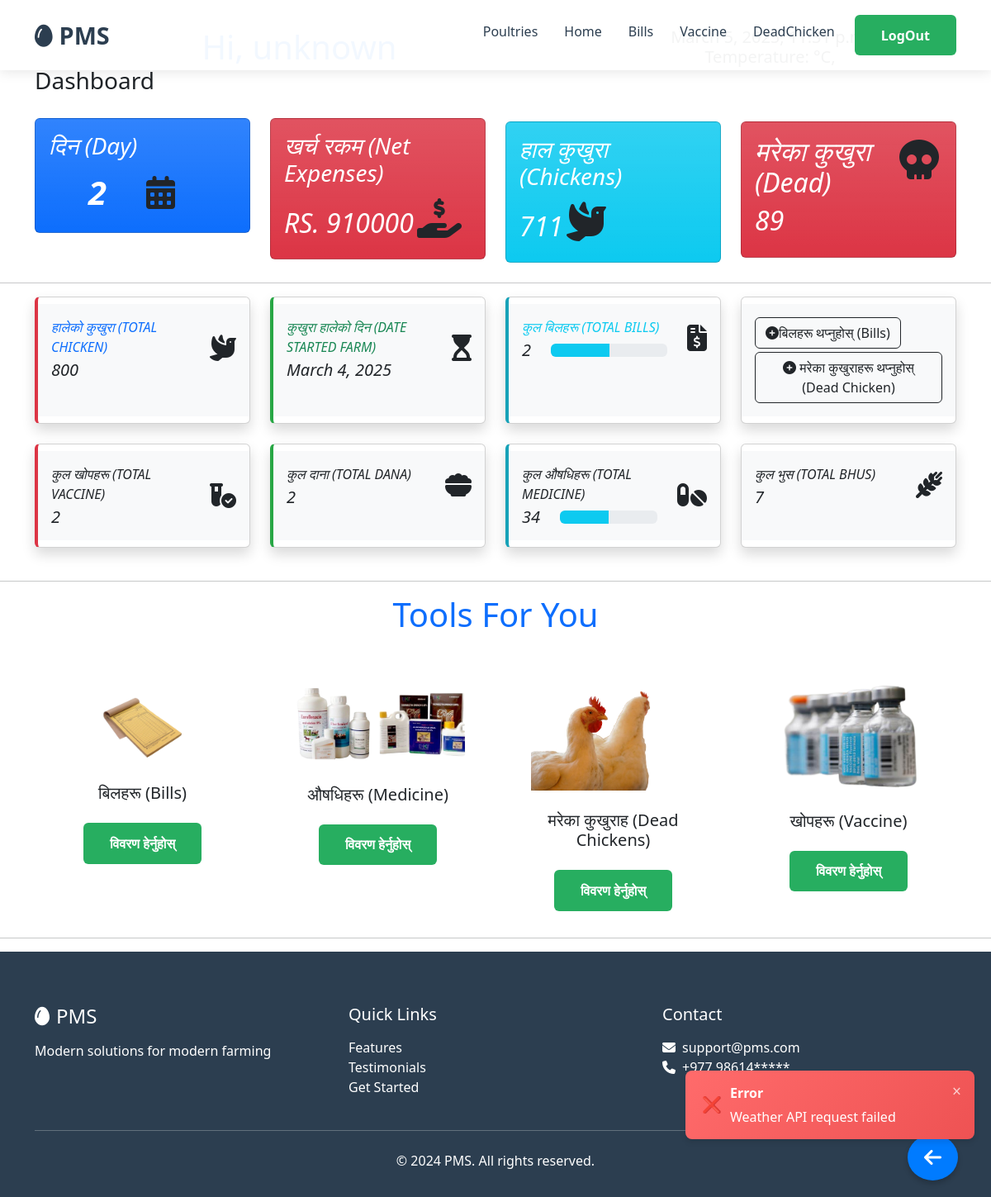
Page /userhome/mainpage/20/profile/Farm1 (signed in) on the earlier database version.
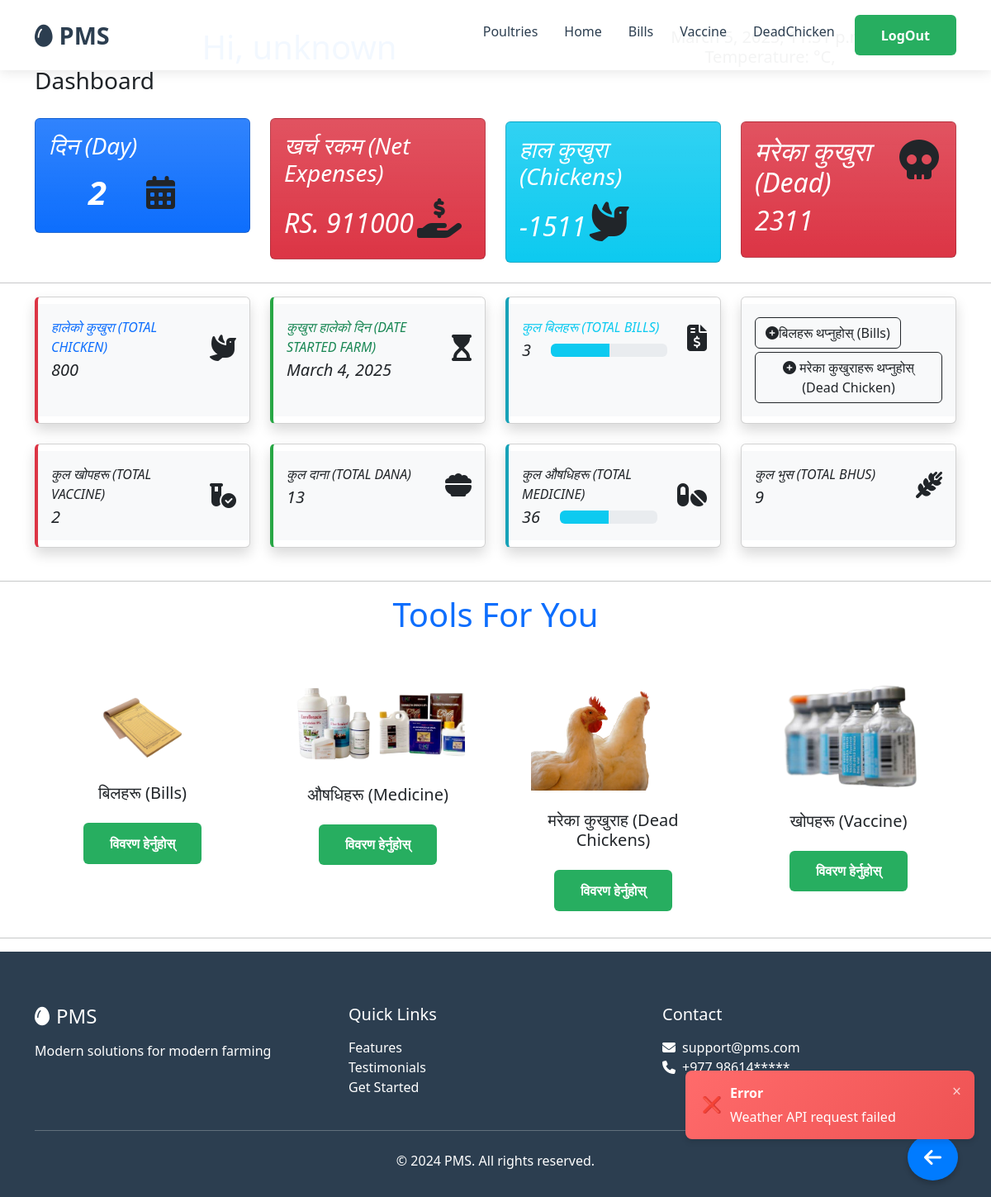
Same page on the later database version.
### userhome/models.py (models this page shows, shortened)
class Poultry(models.Model):
    user = models.ForeignKey(User, on_delete=models.CASCADE)
    poultryName = models.CharField(max_length=20, primary_key=True)
    totalChicken = models.IntegerField()
    totalDead = models.IntegerField(default=0)
    startDate = models.DateField(auto_now_add=True)
    @property
    def totalDays(self):
        return ((date.today() - self.startDate)).days+1
    @property
    def totalChickenNow(self):
        return ((self.totalChicken-self.totalDead))

### userhome/views.py (the view)
# urls.py: path('mainpage/<int:user_id>/profile/<str:poultryName>',views.profile,name='profile'),
@login_required
def profile(request, user_id, poultryName):
    if not CheckUser(request, user_id):
        return redirect('/')
    temp_data = getWeatherInfo(request)
    context = getContextOfPoultry(request, user_id, poultryName)
    return render(request, 'profile.html', {
            'context': context,
            'temp': temp_data
        })

### userhome/templates/profile.html (shortened to what this page needs)
{% extends 'Base.html' %}
{% block homelink %}/userhome/mainpage/{{context.poultry.user_id}}/profile/{{context.poultry.poultryName}}{% endblock %}
{% block ShowPoultrieslink %}/userhome/mainpage/{{context.poultry.user_id}}/{% endblock %}
{% block Showbillslink %}bills/{{context.poultry.poultryName}}{% endblock %}
{% block Showvaccineslink %}vaccine/{{context.poultry.poultryName}}{% endblock %}
{% block Showdeadlink %}deads/{{context.poultry.poultryName}}{% endblock %}
{% block mainContent%}
{%load static%}
</head>
<body>
<div class="container">
  <div class="d-flex align-items-end row">
      <div class="col-sm-7">
          <div class="card-body">
              <h5 class="card-title text-primary text-center fs-1">Hi, {{context.poultry.user}}</h5>
          </div>
      </div>
      <div class="d-flex flex-column align-items-center justify-content-center col-sm-5 text-center h5 mb-0 text-gray-800 text-sm-left">
          <div>{{context.todayDate}}</div>
          <div>
          </div>
      </div>
  </div>
</div>
<div class="container d-sm-flex align-items-center justify-content-between mb-4">
  <h1 class="h3 mb-0 text-gray-800">Dashboard</h1>
</div>
<div class="container">
  <div class="row">
      <div class="col-lg-3 col-sm-6 py-sm-1 py-2">
          <div class="card bg-primary bg-gradient">
              <div class="card-body d-flex flex-column gap-2">
                  <h3 class="card-title text-white">दिन (Day)</h3>
                  <div class="d-flex">
                      <h1 class="text-white fs-1 fw-bolder px-5"><strong>{{context.poultry.totalDays}}</strong></h1>
                      <span class="float-right display-6 opacity-5"><i class="fa fa-calendar"></i></span>
                  </div>
              </div>
          </div>
      </div>
      <div class="col-lg-3 col-sm-6 py-sm-1 py-2">
          <div class="card bg-danger bg-gradient">
              <div class="card-body">
                  <h3 class="card-title text-white">खर्च रकम (Net Expenses)</h3>
                  <div class="d-inline-block">
                      <h2 class="text-white">RS. {{context.total_amount}}</h2>
                  </div>
                  <span class="float-right display-5 opacity-5"><i class="fa-solid fa-hand-holding-dollar"></i></span>
              </div>
          </div>
      </div>
      <div class="col-lg-3 col-sm-6 py-2">
          <div class="card bg-info bg-gradient">
              <div class="card-body">
                  <h3 class="card-title text-white">हाल कुखुरा (Chickens)</h3>
                  <div class="d-inline-block">
                      <h2 class="text-white">{{context.poultry.totalChickenNow}}</h2>
                  </div>
                  <span class="float-right display-5 opacity-5"><i class="fa-solid fa-dove"></i></span>
              </div>
          </div>
      </div>
      <div class="col-lg-3 col-sm-6 py-2">
          <div class="card bg-danger bg-gradient">
              <div class="card-body d-flex gap-4">
                  <div>
                      <h2 class="card-title text-white">मरेका कुखुरा (Dead)</h2>
                      <h2 class="text-white">{{context.poultry.totalDead}}</h2>
                  </div>
                  <div>
                      <span class="float-left display-5 opacity-5 px-1"><i class="fa-solid fa-skull"></i></span>
                  </div>
              </div>
          </div>
      </div>
  </div>
</div>
<hr class="text-dark">
<div class="container">
  <div class="row">
      <div class="col-xl-3 col-md-6 mb-4">
          <div class="card border-left-red shadow h-100 py-2">
              <div class="card-body bg-light">
                  <div class="row no-gutters align-items-center">
                      <div class="col mr-2">
                          <div class="text-xs font-weight-bold text-primary text-uppercase mb-1">
                              हालेको कुखुरा (Total Chicken)
                          </div>
                          <div class="h5 mb-0 font-weight-bold text-gray-800">{{context.poultry.totalChicken}}</div>
                      </div>
                      <div class="col-auto">
                          <i class="fa-solid fa-dove fa-2x"></i>
                      </div>
                  </div>
              </div>
          </div>
      </div>
      <div class="col-xl-3 col-md-6 mb-4">
          <div class="card border-left-success shadow h-100 py-2">
              <div class="card-body bg-light">
                  <div class="row no-gutters align-items-center">
                      <div class="col mr-2">
                          <div class="text-xs font-weight-bold text-success text-uppercase mb-1">
                              कुखुरा हालेको दिन (Date started farm)
                          </div>
                          <div class="h5 mb-0 font-weight-bold text-gray-800">{{context.poultry.startDate}}</div>
                      </div>
                      <div class="col-auto">
                          <i class="fa-solid fa-hourglass-start fa-2x"></i>
                      </div>
                  </div>
              </div>
          </div>
      </div>
      <div class="col-xl-3 col-md-6 mb-4">
          <div class="card border-left-info shadow h-100 py-2">
              <div class="card-body bg-light">
                  <div class="row no-gutters align-items-center">
                      <div class="col mr-2">
                          <div class="text-xs font-weight-bold text-info text-uppercase mb-1">कुल बिलहरू (Total Bills)</div>
                          <div class="row no-gutters align-items-center">
                              <div class="col-auto">
                                  <div class="h5 mb-0 mr-3 font-weight-bold text-gray-800">{{context.total_bills}}</div>
                              </div>
                              <div class="col">
                                  <div class="progress progress-sm mr-2">
                                      <div class="progress-bar bg-info" role="progressbar" style="width: 50%" aria-valuenow="50" aria-valuemin="0" aria-valuemax="100"></div>
                                  </div>
                              </div>
                          </div>
                      </div>
                      <div class="col-auto">
                          <i class="fas fa-file-invoice-dollar fa-2x"></i>
                      </div>
                  </div>
              </div>
          </div>
      </div>
      <div class="col-xl-3 col-md-6 mb-4">
          <div class="card border-left-warning shadow h-100 py-2">
              <div class="card-body bg-light">
                  <button class="btn btn-outline-dark" data-bs-toggle="modal" data-bs-target="#addimg">
                      <i class="fa-solid fa-circle-plus"></i>बिलहरू थप्नुहोस् (Bills)
                  </button>
                  <button class="btn btn-outline-dark mt-1" data-bs-toggle="modal" data-bs-target="#addDead">
                      <i class="fa-solid fa-circle-plus"></i> मरेका कुखुराहरू थप्नुहोस् (Dead Chicken)
                  </button>
              </div>
          </div>
      </div>
  </div>
</div>
<div class="container">
  <div class="row">
      <div class="col-xl-3 col-md-6 mb-4">
          <div class="card border-left-red shadow h-100 py-2">
              <div class="card-body bg-light">
                  <div class="row no-gutters align-items-center">
                      <div class="col mr-2">
                          <div class="text-xs font-weight-bold text-dark text-uppercase mb-1">
                              कुल खोपहरू (Total vaccine)
                          </div>
                          <div class="h5 mb-0 font-weight-bold text-gray-800">{{context.vaccine}}</div>
                      </div>
                      <div class="col-auto">
                          <i class="fa-solid fa-vial-circle-check fa-2x"></i>
                      </div>
                  </div>
              </div>
          </div>
      </div>
      <div class="col-xl-3 col-md-6 mb-4">
          <div class="card border-left-success shadow h-100 py-2">
              <div class="card-body bg-light">
                  <div class="row no-gutters align-items-center">
                      <div class="col mr-2">
                          <div class="text-xs font-weight-bold text-dark text-uppercase mb-1">
                              कुल दाना (Total Dana)
                          </div>
                          <div class="h5 mb-0 font-weight-bold text-gray-800">{{context.dana}}</div>
                      </div>
                      <div class="col-auto">
                          <i class="fa-solid fa-bowl-food fa-2x"></i>
                      </div>
                  </div>
              </div>
          </div>
      </div>
      <div class="col-xl-3 col-md-6 mb-4">
          <div class="card border-left-info shadow h-100 py-2">
              <div class="card-body bg-light">
                  <div class="row no-gutters align-items-center">
                      <div class="col mr-2">
                          <div class="text-xs font-weight-bold text-dark text-uppercase mb-1">कुल औषधिहरू (Total Medicine)</div>
                          <div class="row no-gutters align-items-center">
                              <div class="col-auto">
                                  <div class="h5 mb-0 mr-3 font-weight-bold text-gray-800">{{context.medicine}}</div>
                              </div>
                              <div class="col">
                                  <div class="progress progress-sm mr-2">
                                      <div class="progress-bar bg-info" role="progressbar" style="width: 50%" aria-valuenow="50" aria-valuemin="0" aria-valuemax="100"></div>
                                  </div>
                              </div>
                          </div>
                      </div>
                      <div class="col-auto">
                          <i class="fa-solid fa-pills fa-2x"></i>
                      </div>
                  </div>
              </div>
          </div>
      </div>
      <div class="col-xl-3 col-md-6 mb-4">
          <div class="card border-left-warning shadow h-100 py-2">
              <div class="card-body bg-light">
                  <div class="row no-gutters align-items-center">
                      <div class="col mr-2">
                          <div class="text-xs font-weight-bold text-dark text-uppercase mb-1">
                              कुल भुस (Total Bhus)
                          </div>
                          <div class="h5 mb-0 font-weight-bold text-gray-800">{{context.total_bhus}}</div>
                      </div>
                      <div class="col-auto">
                          <i class="fa-solid fa-wheat-awn fa-2x"></i>
                      </div>
                  </div>
              </div>
          </div>
      </div>
  </div>
</div>
<hr class="text-dark">
<section>
  <div class="container">
      <div class="row justify-content-center">
          <div class="col-auto mb-5 mb-md-7">
              <h1 class="fw-semi-bold text-primary">Tools <span class="text-1100">For You</span></h1>
          </div>
      </div>
      <div class="row">
        <div class="col-sm-6 col-lg-3 mb-4 mb-lg-0 text-center">
          <div class="px-0 px-lg-3">
              <img class="img-fluid mb-4" src='{%static "images/bill.png"%}' width="100" alt="...">
              <h3 class="h5 mb-4 font-base">बिलहरू (Bills)</h3>
              <p class="text-center">
                  <a href="bills/{{context.poultry.poultryName}}" type="button" class="btn btn-primary text-center">विवरण हेर्नुहोस्</a>
              </p>
          </div>
      </div>
      <div class="col-sm-6 col-lg-3 mb-4 mb-lg-0 text-center">
          <div class="px-0 px-lg-3">
              <img class="img-fluid mb-4" src='{%static "images/medicine.png"%}' alt="...">
              <h3 class="h5 mb-4 font-base">औषधिहरू (Medicine)</h3>
              <p class="text-center">
                  <a href="#" type="button" class="btn btn-primary text-center">विवरण हेर्नुहोस्</a>
              </p>
          </div>
      </div>
      <div class="col-sm-6 col-lg-3 mb-4 mb-lg-0 text-center">
          <div class="px-0 px-lg-3">
              <img class="img-fluid mb-4" src='{%static "images/chicken.png"%}' width="200" alt="...">
              <h3 class="h5 mb-4 font-base">मरेका कुखुराह (Dead Chickens)</h3>
              <p class="text-center">
                  <a href="deads/{{context.poultry.poultryName}}" type="button" class="btn btn-primary text-center">विवरण हेर्नुहोस्</a>
              </p>
          </div>
      </div>
      <div class="col-sm-6 col-lg-3 mb-4 mb-lg-0 text-center">
          <div class="px-0 px-lg-3">
              <img class="img-fluid mb-4" src='{%static "images/vaccine.png"%}' width="200" alt="...">
              <h3 class="h5 mb-4 font-base">खोपहरू (Vaccine)</h3>
              <p class="text-center">
                  <a href="vaccine/{{context.poultry.poultryName}}" type="button" class="btn btn-primary text-center">विवरण हेर्नुहोस्</a>
              </p>
          </div>
      </div>
  </div>
</div>
</section>
<hr>
              {% load static %}
              {% load static %}
{%endblock%}

Differences in the rows shown:
changed Poultry: poultry.totalChickenNow "711" → "-1511"; poultry.totalDead "89" → "2311"
Other differences:
{{ context.total_amount }}: "910000" → "911000"
{{ context.total_bills }}: "2" → "3"
{{ context.dana }}: "2" → "13"
{{ context.medicine }}: "34" → "36"
{{ context.total_bhus }}: "7" → "9"
